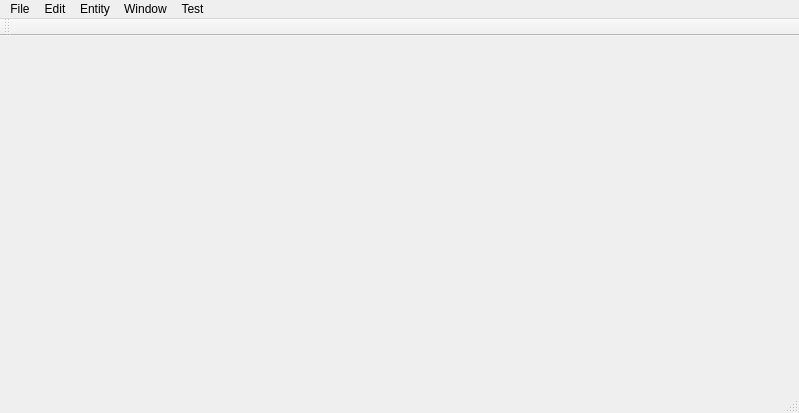
<?xml version="1.0" encoding="UTF-8"?>
<ui version="4.0">
 <class>mainwindow</class>
 <widget class="QMainWindow" name="mainwindow">
  <property name="geometry">
   <rect>
    <x>0</x>
    <y>0</y>
    <width>799</width>
    <height>413</height>
   </rect>
  </property>
  <property name="windowTitle">
   <string>MainWindow</string>
  </property>
  <widget class="QWidget" name="centralWidget">
   <property name="sizePolicy">
    <sizepolicy hsizetype="Expanding" vsizetype="Preferred">
     <horstretch>0</horstretch>
     <verstretch>0</verstretch>
    </sizepolicy>
   </property>
  </widget>
  <widget class="QMenuBar" name="menuBar">
   <property name="geometry">
    <rect>
     <x>0</x>
     <y>0</y>
     <width>799</width>
     <height>27</height>
    </rect>
   </property>
   <widget class="QMenu" name="menuFile">
    <property name="title">
     <string>File</string>
    </property>
    <addaction name="actionNew_World"/>
    <addaction name="actionOpen_World"/>
    <addaction name="actionSave_World"/>
    <addaction name="actionSave_World_As"/>
    <addaction name="separator"/>
    <addaction name="actionExit"/>
   </widget>
   <widget class="QMenu" name="menuEdit">
    <property name="title">
     <string>Edit</string>
    </property>
    <addaction name="actionUndo"/>
    <addaction name="actionRedo"/>
   </widget>
   <widget class="QMenu" name="menuRun">
    <property name="title">
     <string>Test</string>
    </property>
    <addaction name="actionRun_Game"/>
   </widget>
   <widget class="QMenu" name="menuEntity">
    <property name="title">
     <string>Entity</string>
    </property>
    <addaction name="actionCreate"/>
    <addaction name="separator"/>
   </widget>
   <widget class="QMenu" name="menuWindow">
    <property name="title">
     <string>Window</string>
    </property>
    <addaction name="actionWorld_Settings"/>
    <addaction name="actionEntities_List"/>
    <addaction name="actionComponents_List"/>
    <addaction name="actionComponent_Properties"/>
   </widget>
   <addaction name="menuFile"/>
   <addaction name="menuEdit"/>
   <addaction name="menuEntity"/>
   <addaction name="menuWindow"/>
   <addaction name="menuRun"/>
  </widget>
  <widget class="QToolBar" name="mainToolBar">
   <attribute name="toolBarArea">
    <enum>TopToolBarArea</enum>
   </attribute>
   <attribute name="toolBarBreak">
    <bool>false</bool>
   </attribute>
  </widget>
  <widget class="QStatusBar" name="statusBar"/>
  <action name="actionOpen_World">
   <property name="text">
    <string>Open World...</string>
   </property>
   <property name="shortcut">
    <string>Ctrl+O</string>
   </property>
  </action>
  <action name="actionSave_World">
   <property name="enabled">
    <bool>false</bool>
   </property>
   <property name="text">
    <string>Save World</string>
   </property>
   <property name="shortcut">
    <string>Ctrl+S</string>
   </property>
  </action>
  <action name="actionSave_World_As">
   <property name="text">
    <string>Save World As...</string>
   </property>
  </action>
  <action name="actionExit">
   <property name="text">
    <string>Exit</string>
   </property>
  </action>
  <action name="actionUndo">
   <property name="text">
    <string>Undo</string>
   </property>
   <property name="shortcut">
    <string>Ctrl+Z</string>
   </property>
  </action>
  <action name="actionRedo">
   <property name="text">
    <string>Redo</string>
   </property>
   <property name="shortcut">
    <string>Ctrl+Shift+Z</string>
   </property>
  </action>
  <action name="actionNew_World">
   <property name="text">
    <string>New World</string>
   </property>
  </action>
  <action name="actionRun_Game">
   <property name="enabled">
    <bool>false</bool>
   </property>
   <property name="text">
    <string>Run</string>
   </property>
   <property name="shortcut">
    <string>Ctrl+R</string>
   </property>
  </action>
  <action name="actionCreate">
   <property name="text">
    <string>Create</string>
   </property>
  </action>
  <action name="actionEntities_List">
   <property name="text">
    <string>Entities List</string>
   </property>
  </action>
  <action name="actionComponents_List">
   <property name="text">
    <string>Components List</string>
   </property>
  </action>
  <action name="actionComponent_Properties">
   <property name="text">
    <string>Component Attributes</string>
   </property>
  </action>
  <action name="actionWorld_Settings">
   <property name="text">
    <string>World Properties</string>
   </property>
  </action>
 </widget>
 <layoutdefault spacing="6" margin="11"/>
 <resources/>
 <connections>
  <connection>
   <sender>actionExit</sender>
   <signal>triggered()</signal>
   <receiver>mainwindow</receiver>
   <slot>close()</slot>
   <hints>
    <hint type="sourcelabel">
     <x>-1</x>
     <y>-1</y>
    </hint>
    <hint type="destinationlabel">
     <x>199</x>
     <y>149</y>
    </hint>
   </hints>
  </connection>
 </connections>
</ui>
